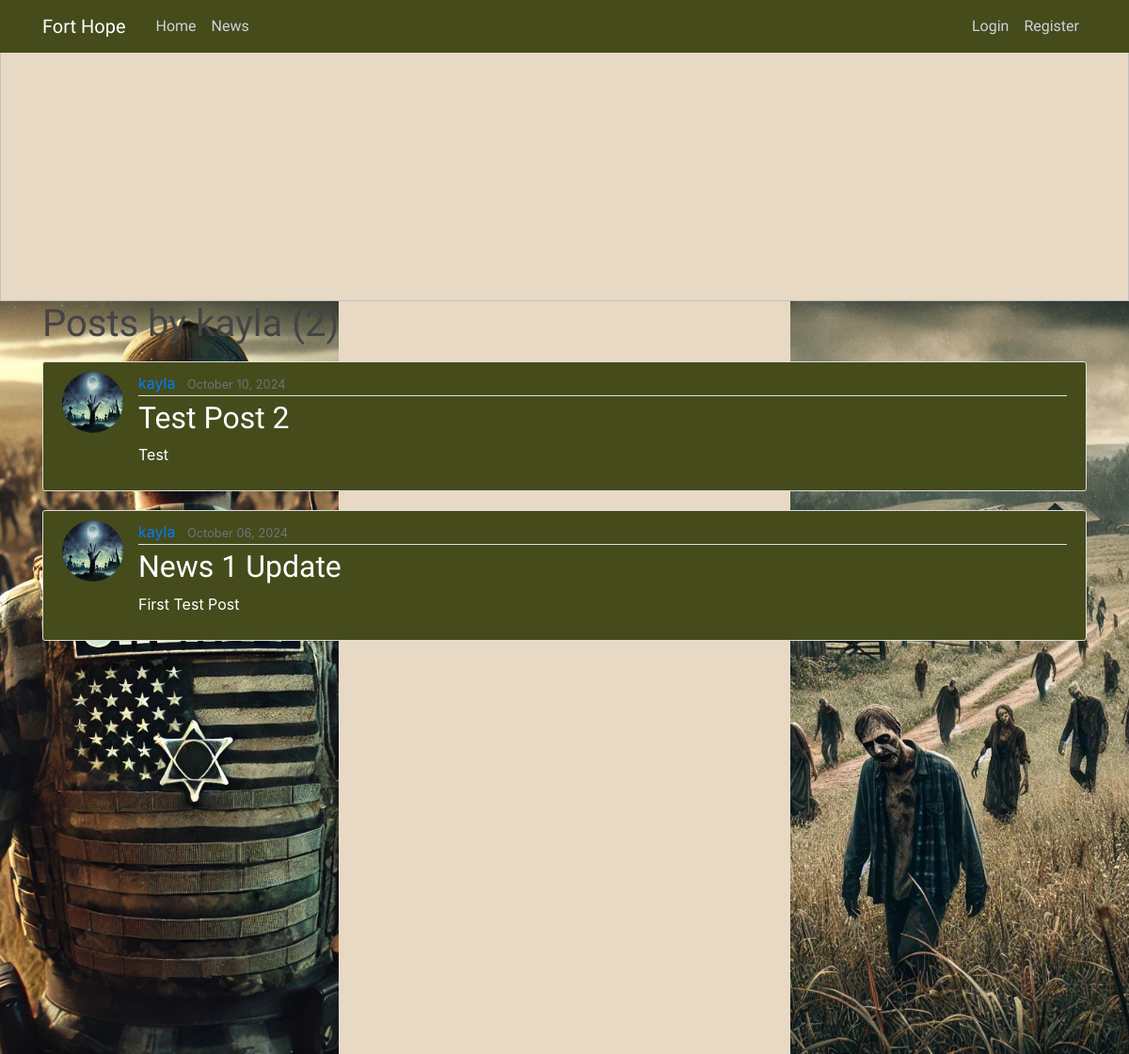
The page /user/kayla/ on the database as committed earlier.
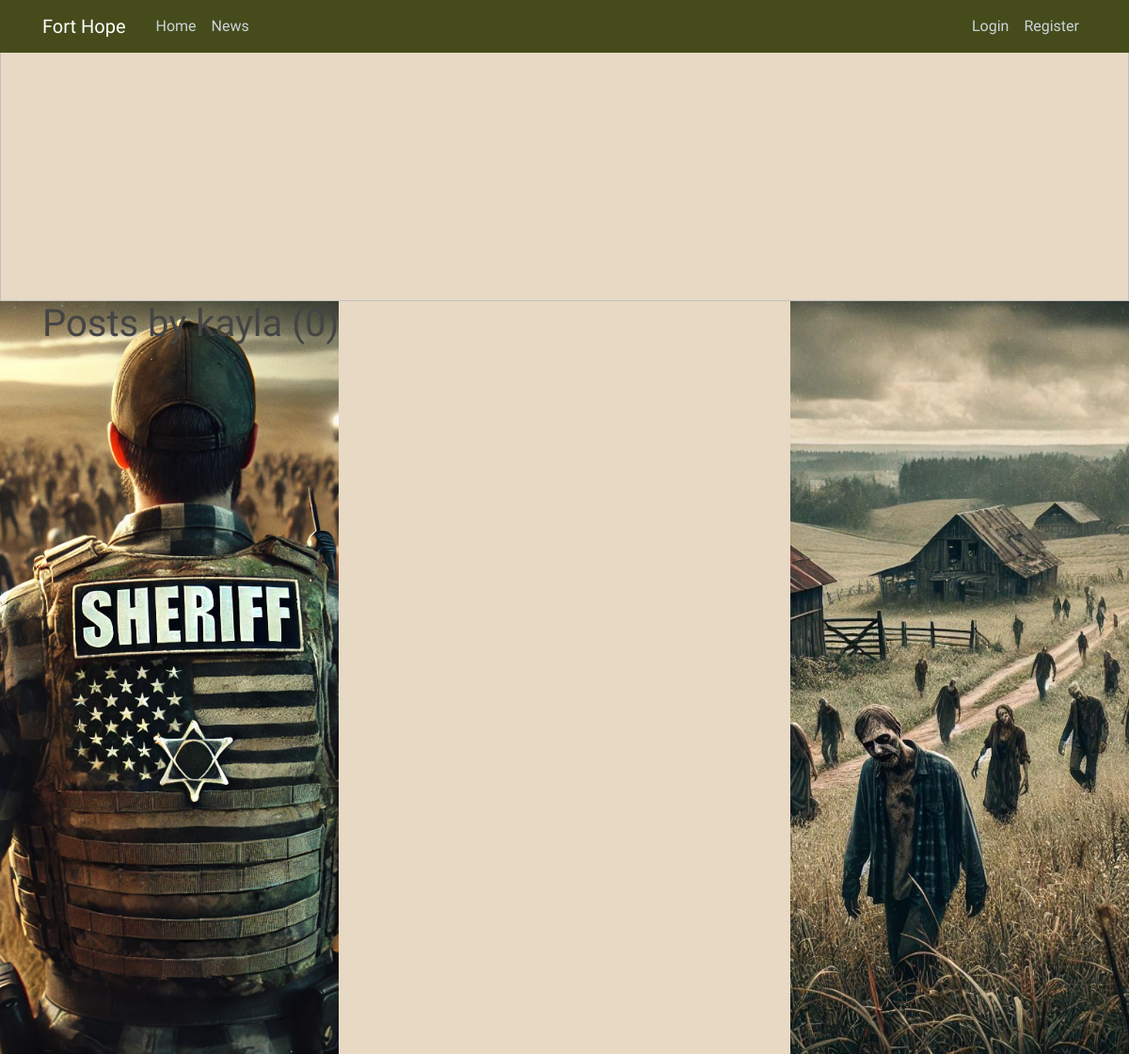
The same page on the database as committed later.
### news/models.py (models this page shows, shortened)
class Post(models.Model):
    title = models.CharField(max_length=100)
    content = models.TextField()
    date_posted = models.DateTimeField(default=timezone.now)
    author = models.ForeignKey(User, on_delete=models.CASCADE)

### users/models.py (models this page shows, shortened)
class Profile(models.Model):
    user = models.OneToOneField(User, on_delete=models.CASCADE)
    image = models.ImageField(default='default.jpg', upload_to='profile_pics')

### news/views.py (the view)
# urls.py: path('user/<str:username>/', UserPostListView.as_view(), name='user-posts'),
class UserPostListView(ListView):
      model = Post
      template_name = 'news/user_posts.html'
      context_object_name = 'posts'
      paginate_by = 10
      def get_queryset(self):
           user = get_object_or_404(User, username=self.kwargs.get('username'))
           return Post.objects.filter(author=user).order_by('-date_posted')

### news/templates/news/user_posts.html (shortened to what this page needs)
{% extends "news/base.html" %}
{% block content%}
    <h1 class="mb-3">Posts by {{ view.kwargs.username }} ({{ page_obj.paginator.count }})</h1>
    {% for post in posts %}
    <article class="media content-section">
      <img class="rounded-circle article-img" src="{{ post.author.profile.image.url }}">
        <div class="media-body">
          <div class="article-metadata">
            <a class="mr-2" href="{% url 'user-posts' post.author.username%}">{{ post.author }}</a>
            <small class="text-muted">{{ post.date_posted|date:"F d, Y" }}</small>
          </div>
          <h2><a class="article-title" href="{% url 'post-detail' post.id %}">{{ post.title }}</a></h2>
          <p class="article-content">{{ post.content }}</p>
        </div>
    </article>
    {% endfor %}
{% endblock content %}

### news/templates/news/base.html (shortened to what this page needs)
{% load static %}
<!DOCTYPE html>
<html lang="en">
    <head>
    <link rel="stylesheet" href="https://cdn.jsdelivr.net/npm/bootstrap@4.4.1/dist/css/bootstrap.min.css">
    <link rel="stylesheet" type="text/css" href="{% static 'news/main.css' %}">
    </head>
<body>
    <header class="site-header">
        <nav class="navbar navbar-expand-md navbar-dark bg-steel fixed-top">
          <div class="container">
            <a class="navbar-brand mr-4" style="font-family: 'Special Elite', monospace;" "{% url 'news-home' %}">Fort Hope</a>
            <div class="collapse navbar-collapse" id="navbarToggle">
              <div class="navbar-nav mr-auto">
                <a class="nav-item nav-link" href="{% url 'news-home' %}">Home</a>
                <a class="nav-item nav-link" href="{% url 'news-main' %}">News</a>
              </div>
              <div class="navbar-nav">
                {% if user.is_authenticated %}
                  <a class="nav-item nav-link" href="{% url 'post-create' %}">New Post</a>
                  <a class="nav-item nav-link" href="{% url 'profile' %}">Profile</a>
                  <form method="POST" action="{% url 'logout' %}">
                      {% csrf_token %}
                      <button class="nav-item nav-link" type="submit" style="background:none; border:none; cursor:pointer;">Logout</button>
                  </form>
                {% else %}
                  <a class="nav-item nav-link" href="{% url 'login' %}">Login</a>
                  <a class="nav-item nav-link" href="{% url 'register' %}">Register</a>
                {% endif %}
              </div>
            </div>
          </div>
        </nav>
      </header>
      <div>
            <img class="image-container" src="{% static 'news/beautiful-mountains-landscape.jpg' %}">
      </div>
      <div>
        <img class="side-image img-fluid" src="{% static 'news/sidebar_img.png' %}">
      </div>
      <div style="position: absolute; right: 0;">
        <img class="img-fluid" style="height: 100vh; width: 45vh; object-position: 45% 55%; object-fit: cover;" src="{% static 'news/image_converted_to_jpeg.jpg' %}">
      </div>
      <main class="container">
        <div class="row">
          <div class="col">
            {% block content %}{% endblock %}
          </div>
        </div>
      </main>
</body>
</html>

### news/static/news/main.css (style rules this page uses)
body { background: #e8d9c5; color: #333333; }
h1,h2, h3, h4, h5, h6 { color: #444444; font-family: 'Special Elite', monospace; font-weight: 400; font-style: normal; }
.bg-steel { background-color: #454b1b; }
.site-header .navbar-nav .nav-link { color: #cbd5db; }
.image-container { height:40vh; object-fit: cover; object-position: 45% 55%; width: 100%; position: relative; }
.side-image { height:100vh; width: 45vh; object-fit: cover; object-position: 45% 55%; padding: 0; position: absolute; }
.nav-item { font-family: 'Special Elite', monospace; font-weight: 400; font-style: normal; }

Rows that differ between the two databases and show on the page:
removed Post: author.profile.image (placeholder picture), author "kayla", date_posted "October 10, 2024", title "Test Post 2", content "Test"
removed Post: author.profile.image (placeholder picture), author "kayla", date_posted "October 06, 2024", title "News 1 Update", content "First Test Post"
Other text that changed with them:
{{ page_obj.paginator.count }}: "2" → "0"
